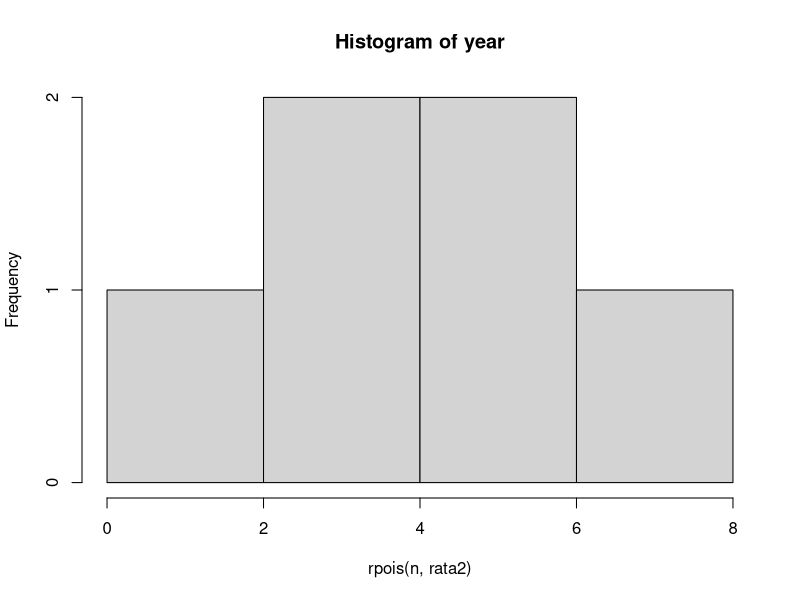

Generate this figure with R:
#A
n = 6
rata2 = 4.5
peluang = dpois(n,rata2)

#B
y = 365
yearAvearge = hist(rpois(n, rata2), main = "Histogram of year")

#C

#D
mean = var = rata2
mean
var
